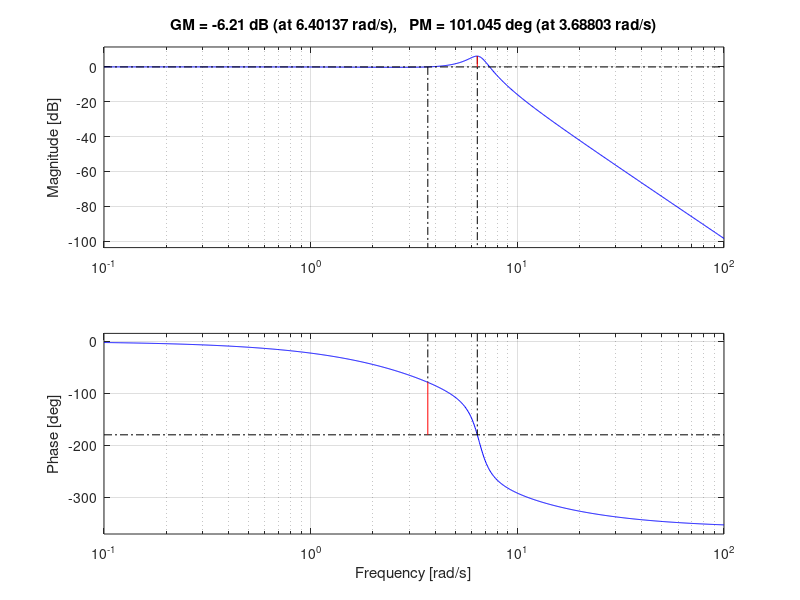
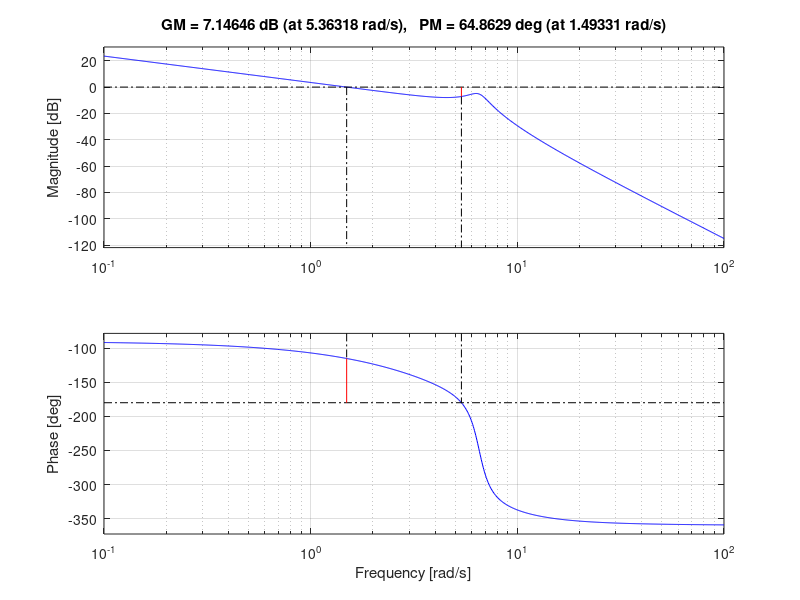
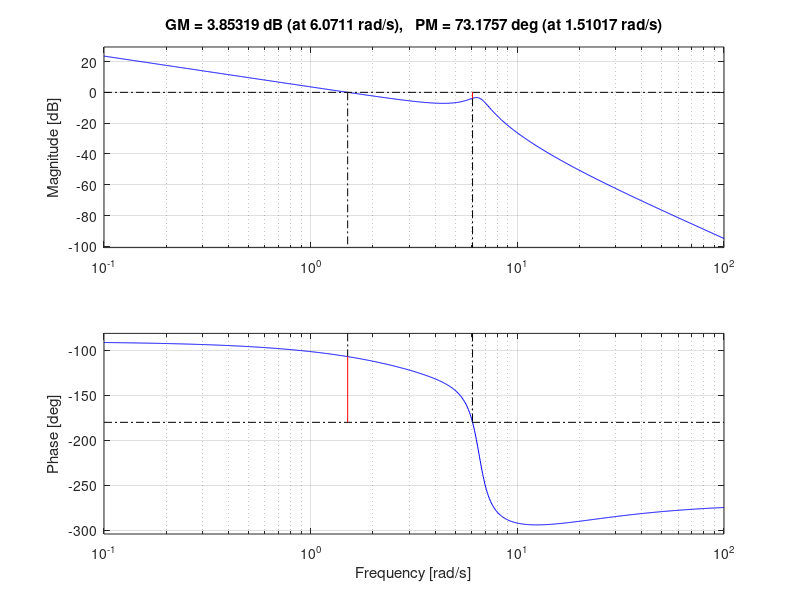

The MATLAB source for these figures, in order:
clear variables; clc;
close all;

num = 0.05713502148276807752079714781973*1.9577*57.295779513082320876798154814105;
den = [0.0054 0.0623 0.4541 2.5529 6.4052];
G = tf(num,den);

num_PI = [0.15 1.5];
den_PI = [1 0];
G_PI = tf(num_PI,den_PI);
G_c = G*G_PI;

num_PD = [0.1 1];
den_PD = 1;
G_PD = tf(num_PD,den_PD);

G_PID = G_c*G_PD;

%unity gain PI
% num_PIu = [1 1];
% den_PI = [1 0]; %can be used for all PI denoms
% 
% G_PIu = tf(num_PIu,den_PI);
% 
% G_c1 = G*G_PIu;
% 
% %PI with 6.5rad/s omega_b
% num_PI65 = [0.15625 1];
% G_PI65 = tf(num_PI65, den_PI);
% 
% G_c2 = G*G_PI65;
% 
% %PI with 6.5rad/s omega_b, ki=1.3
% num_PI = [0.203125 1.3];
% 
% G_PI = tf(num_PI,den_PI);
% G_c3 = G*G_PI;

%figures

%root locus
% figure
% hold on
% rlocus(G)
% title('Root locus for propeller driven pendulum')
% hold off

%uncompd bode
%this one is for reading GM and PM
figure
hold on
margin(G)
hold off

figure
hold on
margin(G_c)
hold off

figure
hold on
margin(G_PID)
hold off
% figure
% step(G)
%this one is for figure in report
% figure
% hold on
% magin(G)
% title('Bode plot for propeller driven pendulum')
% hold off

%1rad/s comped bode
%this one is for reading GM and PM
% figure
% hold on
% margin(G_c1)
% hold off
% 
% % figure
% % hold on
% % margin(G_PIu)
% % hold off
% 
% %this one is for figure in report
% % figure
% % hold on
% % magin(G_c1)
% % title('Bode plot with 1rad/s (\omega)_{b} PI')
% % hold off
% 
% %6.5rad/s comped bode
% %this one is for reading GM and PM
% figure
% hold on
% margin(G_c2)
% hold off
% 
% % figure
% % hold on
% % margin(G_PI65)
% % hold off
% 
% %this one is for figure in report
% % figure
% % hold on
% % magin(G_c2)
% % title('Bode plot with 6.5rad/s (\omega)_{b} PI')
% % hold off
% 
% %6.5rad/s comped bode, ki=1.3
% %this one is for reading GM and PM
% figure
% hold on
% margin(G_c3)
% hold off
% 
% % figure
% % hold on
% % margin(G_PI)
% % hold off
% 
% % %this one is for figure in report
% % figure
% % hold on
% % magin(G_c2)
% % title('Bode plot with 6.5rad/s (\omega)_{b} K_{i}=1.3 PI')
% % hold off